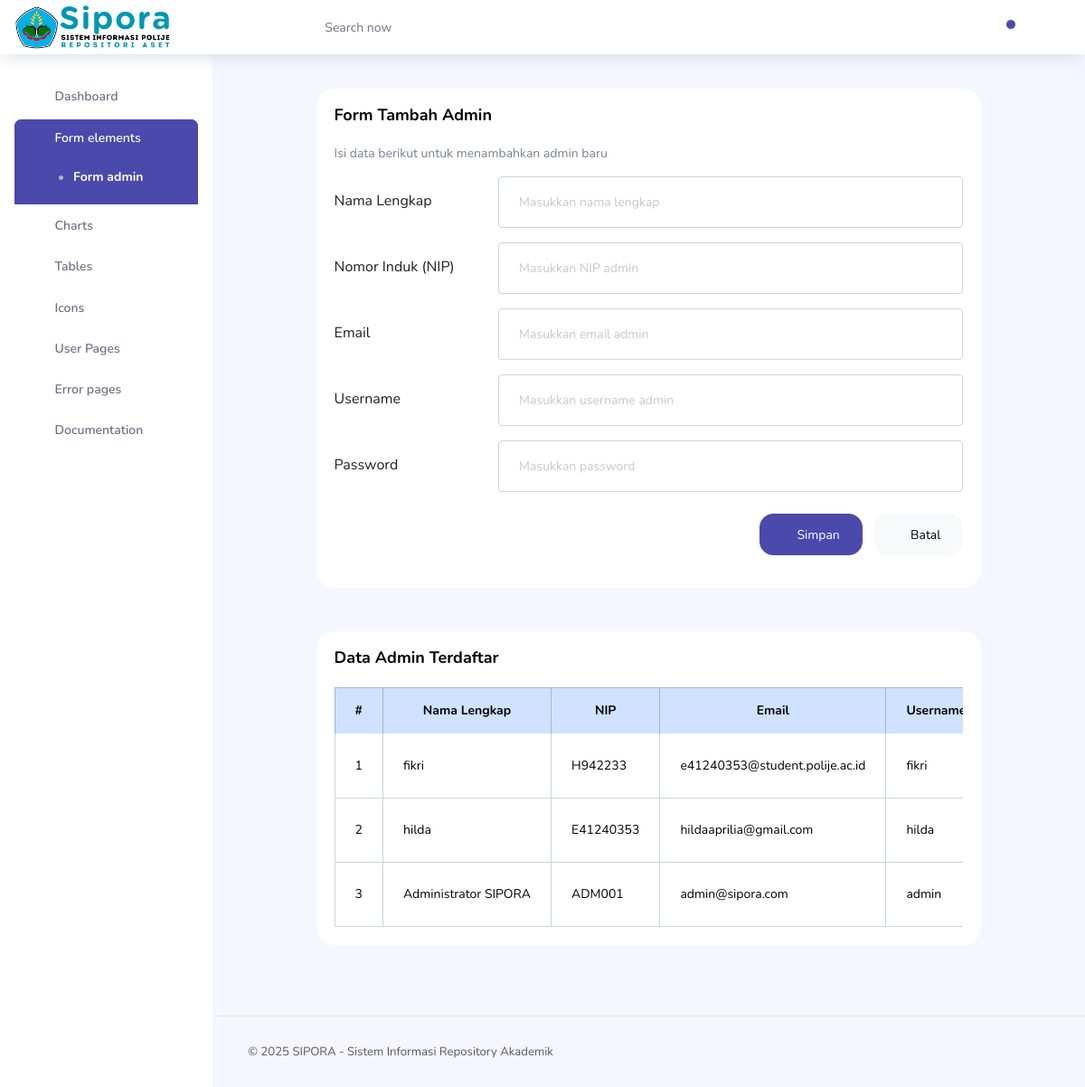
The page /backend/dist/form_admin.php on the database its author committed.
### tables this page shows
CREATE TABLE `users` (
  `id_user` int NOT NULL,
  `nama_lengkap` varchar(100) NOT NULL,
  `nomor_induk` varchar(30) NOT NULL,
  `email` varchar(100) NOT NULL,
  `username` varchar(50) NOT NULL,
  `pasword_hash` varchar(255) NOT NULL,
  `role_id` int NOT NULL,
  `status` enum('pending','approved','rejected') NOT NULL,
  `created_at` timestamp NOT NULL DEFAULT CURRENT_TIMESTAMP
);

### backend/dist/form_admin.php (the view, shortened to what this page needs)
<?php
require_once __DIR__ . '/../config/db.php';
?>
<?php include 'header.php'; ?>
<?php include 'sidebar.php'; ?>
<!DOCTYPE html>
<html lang="en">
  <head>
    <link rel="stylesheet" href="assets/vendors/feather/feather.css">
    <link rel="stylesheet" href="assets/vendors/ti-icons/css/themify-icons.css">
    <link rel="stylesheet" href="assets/vendors/css/vendor.bundle.base.css">
    <link rel="stylesheet" href="assets/vendors/font-awesome/css/font-awesome.min.css">
    <link rel="stylesheet" href="assets/vendors/mdi/css/materialdesignicons.min.css">
    <link rel="stylesheet" href="assets/css/style.css">
  </head>
  <body>
    <div class="main-panel">
      <div class="content-wrapper">
        <div class="row">
          <div class="col-lg-10 mx-auto grid-margin stretch-card">
            <div class="card">
              <div class="card-body">
                <h4 class="card-title mb-4">Form Tambah Admin</h4>
                <p class="card-description">Isi data berikut untuk menambahkan admin baru</p>
                <form class="forms-sample" method="POST" action="proses_admin.php">
                  <div class="row mb-3">
                    <label class="col-sm-3 col-form-label">Nama Lengkap</label>
                    <div class="col-sm-9">
                      <input type="text" class="form-control" name="nama_lengkap" placeholder="Masukkan nama lengkap" required>
                    </div>
                  </div>
                  <div class="row mb-3">
                    <label class="col-sm-3 col-form-label">Nomor Induk (NIP)</label>
                    <div class="col-sm-9">
                      <input type="text" class="form-control" name="nomor_induk" placeholder="Masukkan NIP admin" required>
                    </div>
                  </div>
                  <div class="row mb-3">
                    <label class="col-sm-3 col-form-label">Email</label>
                    <div class="col-sm-9">
                      <input type="email" class="form-control" name="email" placeholder="Masukkan email admin" required>
                    </div>
                  </div>
                  <div class="row mb-3">
                    <label class="col-sm-3 col-form-label">Username</label>
                    <div class="col-sm-9">
                      <input type="text" class="form-control" name="username" placeholder="Masukkan username admin" required>
                    </div>
                  </div>
                  <div class="row mb-4">
                    <label class="col-sm-3 col-form-label">Password</label>
                    <div class="col-sm-9">
                      <input type="password" class="form-control" name="pasword_hash" placeholder="Masukkan password" required>
                    </div>
                  </div>
                  <div class="text-end">
                    <button type="submit" class="btn btn-primary me-2"><i class="mdi mdi-content-save"></i> Simpan</button>
                    <button type="reset" class="btn btn-light"><i class="mdi mdi-refresh"></i> Batal</button>
                  </div>
                </form>
              </div>
            </div>
          </div>
        </div>
        <div class="row mt-2">
          <div class="col-lg-10 mx-auto grid-margin stretch-card">
            <div class="card">
              <div class="card-body">
                <h4 class="card-title mb-4">Data Admin Terdaftar</h4>
                <div class="table-responsive">
                  <table class="table table-hover table-bordered align-middle">
                    <thead class="table-primary text-center">
                      <tr>
                        <th>#</th>
                        <th>Nama Lengkap</th>
                        <th>NIP</th>
                        <th>Email</th>
                        <th>Username</th>
                      </tr>
                    </thead>
                    <tbody>
                  <?php
                     $query = $pdo->query("SELECT * FROM users WHERE role_id = 1 ORDER BY id_user DESC");
$users = $query->fetchAll(PDO::FETCH_ASSOC);
if ($users):
  $no = 1;
  foreach ($users as $row):
?>
  <tr>
    <td class="text-center"><?= $no++; ?></td>
    <td><?= htmlspecialchars($row['nama_lengkap']); ?></td>
    <td><?= htmlspecialchars($row['nomor_induk']); ?></td>
    <td><?= htmlspecialchars($row['email']); ?></td>
    <td><?= htmlspecialchars($row['username']); ?></td>
  </tr>
<?php
  endforeach;
else:
?>
  <tr>
    <td colspan="6" class="text-center text-muted">Belum ada data admin.</td>
  </tr>
<?php endif; ?>
                    </tbody>
                  </table>
                </div>
              </div>
            </div>
          </div>
        </div>
      </div>
      <?php include 'footer.php'; ?>
  </body>
</html>

### rows shown on the page
users: nama_lengkap "fikri", nomor_induk "H942233", email "e41240353@student.polije.ac.id", username "fikri"
users: nama_lengkap "hilda", nomor_induk "E41240353", email "hildaaprilia@gmail.com", username "hilda"
users: nama_lengkap "Administrator SIPORA", nomor_induk "ADM001", email "admin@sipora.com", username "admin"
